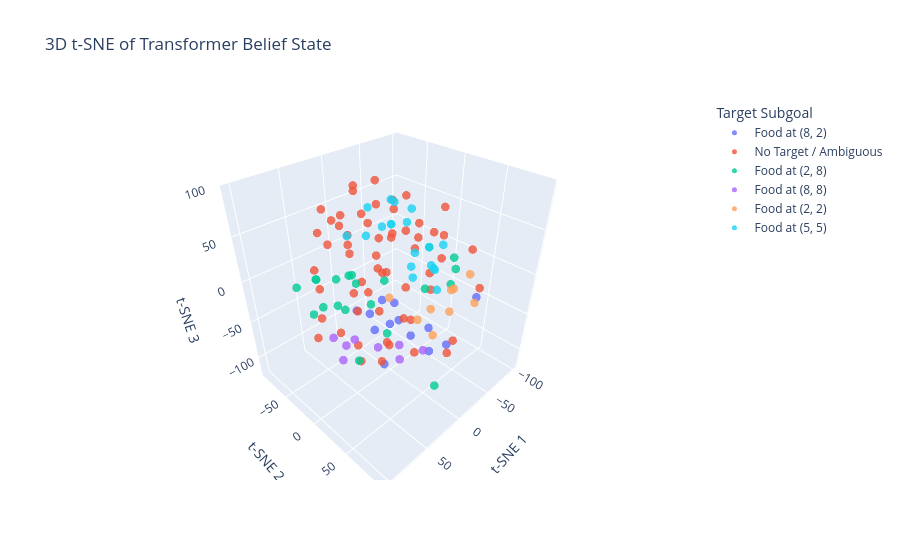

The cell this chart's notebook holds for it:
### Code cell
# dataset = torch.load(f"./dataset/dataset_map_3.pt", weights_only=False)

dataset = collect_data(env, q_agent, opponent_agent, num_episodes=100)


batch_data = random.sample(dataset, args.batch_size)


om_batch = {
  "states": torch.from_numpy(np.stack([b["state"] for b in batch_data], dtype=np.float32)).to(device, non_blocking=True),
  "history": {
            "state_features": torch.from_numpy(np.array([b["history"]["state_features"][0] for b in batch_data], dtype=np.float32)).to(device),
            "actions": torch.from_numpy(np.array([b["history"]["actions"][0] for b in batch_data], dtype=np.int64)).to(device),
            "mask": torch.from_numpy(np.array([b["history"]["mask"][0] for b in batch_data], dtype=np.bool_)).to(device)
        },
  "true_goal_map": torch.from_numpy(np.stack([b["true_goal_map"] for b in batch_data], dtype=np.float32)).to(device, non_blocking=True),
  # "true_opp_heatmap": torch.from_numpy(np.stack([b["true_opp_heatmap"] for b in batch_data], dtype=np.float32)).to(device, non_blocking=True),
}
x = om_batch['states']
history = om_batch['history']
target_map = om_batch['true_goal_map']

visualize_final_memory_2d(q_agent.model.inference_model, x, history, target_map)
visualize_final_memory_3d(q_agent.model.inference_model, x, history, target_map)

### Figure 1 — Plotly figure (JSON) as saved in the notebook; plotly's stock layout.template omitted (floating-point values rounded to 4 significant figures)
{"data": [{"hovertemplate": "Target Subgoal=Food at (8, 2)<br>t-SNE 1=%{x}<br>t-SNE 2=%{y}<br>t-SNE 3=%{z}<extra></extra>", "legendgroup": "Food at (8, 2)", "marker": {"color": "#636efa", "opacity": 0.8, "size": 5, "symbol": "circle"}, "mode": "markers", "name": "Food at (8, 2)", "scene": "scene", "showlegend": true, "type": "scatter3d", "x": [-10.09, -18.96, -11.4, 20.45, 26.0, -2.941, -23.68, -20.16, 3.801, -24.27, -0.9148, -23.25, 28.18], "y": [95.01, 39.75, -11.81, -2.253, -22.75, 9.776, 33.43, 11.69, -27.71, 57.76, -12.81, -16.75, 19.81], "z": [19.57, -85.03, -73.03, -57.01, -39.88, -50.44, -59.25, -81.04, -59.08, -67.67, -34.99, -52.63, -85.43]}, {"hovertemplate": "Target Subgoal=No Target / Ambiguous<br>t-SNE 1=%{x}<br>t-SNE 2=%{y}<br>t-SNE 3=%{z}<extra></extra>", "legendgroup": "No Target / Ambiguous", "marker": {"color": "#EF553B", "opacity": 0.8, "size": 5, "symbol": "circle"}, "mode": "markers", "name": "No Target / Ambiguous", "scene": "scene", "showlegend": true, "type": "scatter3d", "x": [-36.79, 31.82, 45.25, 1.002, 8.7, -31.01, -7.66, 50.63, -20.25, 7.338, 6.239, -8.457, 20.91, 3.881, 61.24, 30.12, 16.64, 53.6, 29.17, -44.49, 18.26, 75.6, 52.03, 5.678, -17.82, 18.75, 66.67, -10.52, -0.0811, 53.5, 11.84, -0.4684, -30.42, 39.8, 8.561, 31.64, -56.04, 71.11, 7.947, -21.9, 62.39, 57.88, 23.59, 40.83, 8.835, 53.39, 35.77, -23.07, -27.32, -66.82, -3.781, 60.15, 15.8, -34.29, -18.32, 19.16, 8.84, 28.14], "y": [3.466, 33.25, 17.88, -10.16, 82.99, -50.69, 12.84, 8.468, 46.52, -34.54, -8.683, -39.98, -37.35, -56.48, 60.41, 61.84, 21.21, -50.93, 11.9, 62.82, 3.05, 36.65, 41.37, -33.04, -14.69, -28.41, -37.88, -15.67, -50.16, -6.824, 90.49, 49.69, 27.64, -13.46, -9.142, 49.17, 19.79, 7.158, -48.17, 12.11, -33.8, 81.15, -66.81, -63.92, -61.45, -30.56, 31.54, -1.733, -23.87, 61.81, -23.26, -30.17, 36.05, 35.76, 37.46, -27.46, 42.87, -51.22], "z": [47.72, 69.97, 13.7, 1.363, -40.84, -26.35, 53.89, -9.957, 84.51, -18.53, 43.13, 42.37, 30.39, 5.186, -11.96, -39.91, 86.46, 9.507, 42.64, 39.43, -30.63, -18.22, -50.37, 59.75, 36.81, -120.6, -61.55, -102.0, 81.43, 73.94, -19.07, 27.92, 49.44, 57.4, 78.29, -6.035, 33.39, -24.58, -39.73, 29.06, -35.85, 25.65, 19.78, -25.84, 49.52, 81.03, 36.97, 79.24, 66.34, -15.39, 93.35, 60.88, 13.51, 22.71, -5.217, 88.58, 64.87, 54.24]}, {"hovertemplate": "Target Subgoal=Food at (2, 8)<br>t-SNE 1=%{x}<br>t-SNE 2=%{y}<br>t-SNE 3=%{z}<extra></extra>", "legendgroup": "Food at (2, 8)", "marker": {"color": "#00cc96", "opacity": 0.8, "size": 5, "symbol": "circle"}, "mode": "markers", "name": "Food at (2, 8)", "scene": "scene", "showlegend": true, "type": "scatter3d", "x": [65.78, 102.2, 77.6, -65.69, 94.22, -78.46, 73.5, 38.48, -4.127, 44.53, -87.68, 14.06, 93.35, 69.92, 99.07, 70.9, 82.11, -85.17, -100.1, 67.54, 31.6], "y": [24.7, 14.14, 24.44, -9.287, 36.88, 21.89, -20.37, 34.72, 61.96, -9.333, -24.33, 6.296, 9.709, 4.832, -12.06, 27.5, -0.8265, 12.24, 2.864, 45.77, -15.01], "z": [-51.55, 18.23, 15.33, -50.95, 35.18, -15.67, 22.92, -28.23, -109.9, 18.53, -11.09, 5.894, 46.47, 33.2, 30.59, 48.6, 6.805, -43.68, -18.84, 27.04, 0.6961]}, {"hovertemplate": "Target Subgoal=Food at (8, 8)<br>t-SNE 1=%{x}<br>t-SNE 2=%{y}<br>t-SNE 3=%{z}<extra></extra>", "legendgroup": "Food at (8, 8)", "marker": {"color": "#ab63fa", "opacity": 0.8, "size": 5, "symbol": "circle"}, "mode": "markers", "name": "Food at (8, 8)", "scene": "scene", "showlegend": true, "type": "scatter3d", "x": [0.8923, 14.68, 21.64, 40.41, 42.92, 44.82, -0.8299, 5.472], "y": [15.59, -3.87, -34.3, -48.12, -22.78, -27.69, 46.36, 18.95], "z": [-100.2, -86.11, -89.47, -84.03, -77.52, -100.8, -67.59, -73.97]}, {"hovertemplate": "Target Subgoal=Food at (2, 2)<br>t-SNE 1=%{x}<br>t-SNE 2=%{y}<br>t-SNE 3=%{z}<extra></extra>", "legendgroup": "Food at (2, 2)", "marker": {"color": "#FFA15A", "opacity": 0.8, "size": 5, "symbol": "circle"}, "mode": "markers", "name": "Food at (2, 2)", "scene": "scene", "showlegend": true, "type": "scatter3d", "x": [-42.32, -52.05, 7.322, -22.54, -41.56, -36.78, -48.49, 6.763, -21.56], "y": [-43.9, 17.22, 59.76, 61.9, 45.29, 77.02, 60.63, 43.93, 59.84], "z": [-69.6, -96.69, -3.032, 5.811, -13.39, -10.21, 9.375, -24.97, -21.8]}, {"hovertemplate": "Target Subgoal=Food at (5, 5)<br>t-SNE 1=%{x}<br>t-SNE 2=%{y}<br>t-SNE 3=%{z}<extra></extra>", "legendgroup": "Food at (5, 5)", "marker": {"color": "#19d3f3", "opacity": 0.8, "size": 5, "symbol": "circle"}, "mode": "markers", "name": "Food at (5, 5)", "scene": "scene", "showlegend": true, "type": "scatter3d", "x": [-20.74, -39.93, -38.08, -56.58, -91.81, -39.05, -66.69, -54.11, -58.58, -79.72, -60.77, -70.64, -60.77, -58.34, -80.6, -87.68, -46.4, -56.49, -72.68], "y": [-90.03, -74.78, -50.46, 15.13, -17.57, -78.03, -32.51, 7.231, -20.4, -45.97, -59.31, -69.86, -59.31, -32.87, 0.8982, -24.33, -11.3, -50.02, -4.027], "z": [3.845, 37.52, 23.73, -35.76, -40.76, 1.626, -31.68, -6.677, -4.739, 32.51, 15.32, 38.67, 15.32, 28.15, 4.996, -11.09, -27.36, 46.59, -24.04]}], "layout": {"legend": {"title": {"text": "Target Subgoal"}, "tracegroupgap": 0}, "scene": {"domain": {"x": [0, 1], "y": [0, 1]}, "xaxis": {"title": {"text": "t-SNE 1"}}, "yaxis": {"title": {"text": "t-SNE 2"}}, "zaxis": {"title": {"text": "t-SNE 3"}}}, "title": {"text": "3D t-SNE of Transformer Belief State"}}}
